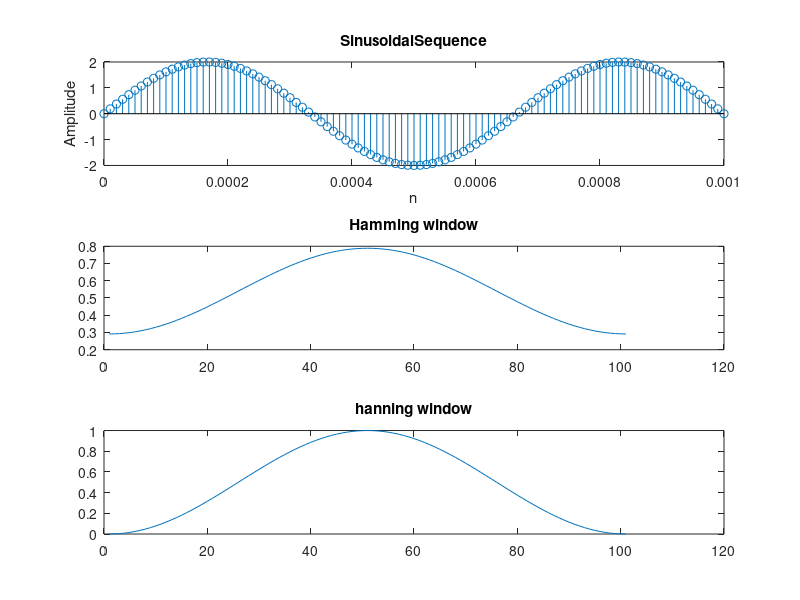

The MATLAB script that drew this image:
n=1000;
t=0:0.00001:.001*1;
x=2*sin(3*pi*n*t);
subplot(3,1,1);
stem(t,x);
title('SinusoidalSequence');
xlabel('n'); ylabel('Amplitude');

subplot(3,1,2);
hmm =0.54*(1-0.46*cos(2*pi*n*t)) ;
plot(hmm);
title('Hamming window');

subplot(3,1,3);
hnn= .5-(.5*cos(2*pi*n*t));
plot(hnn);
title('hanning window');
